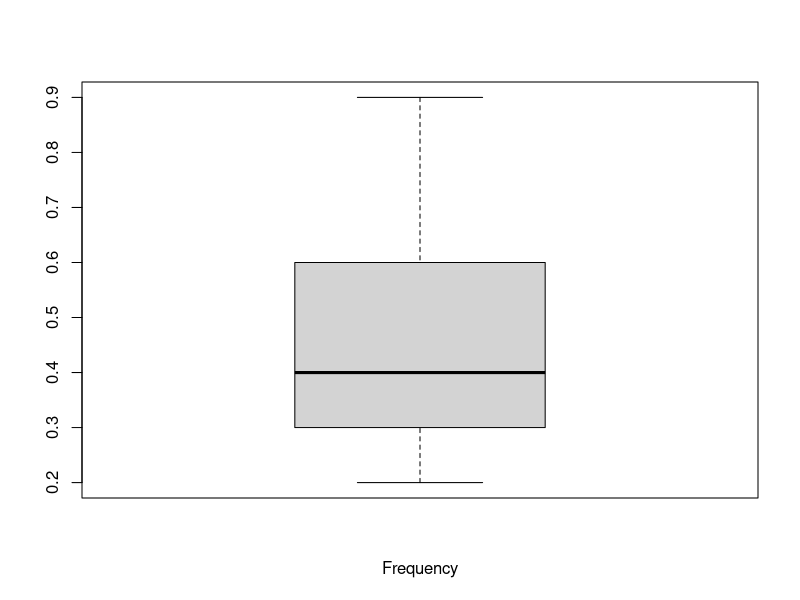
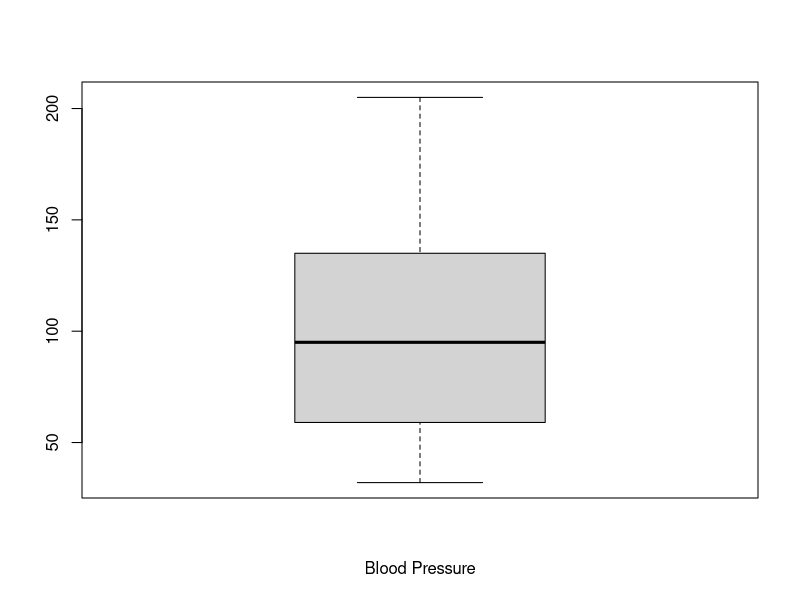
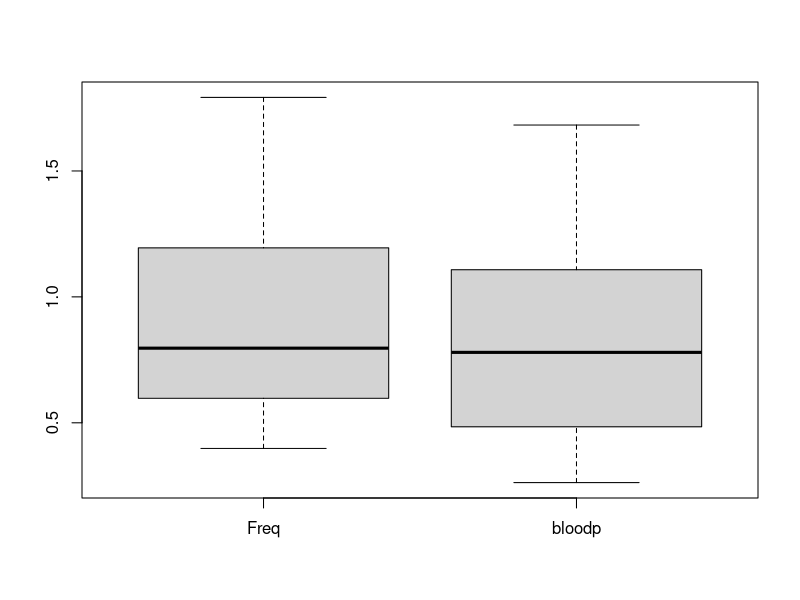
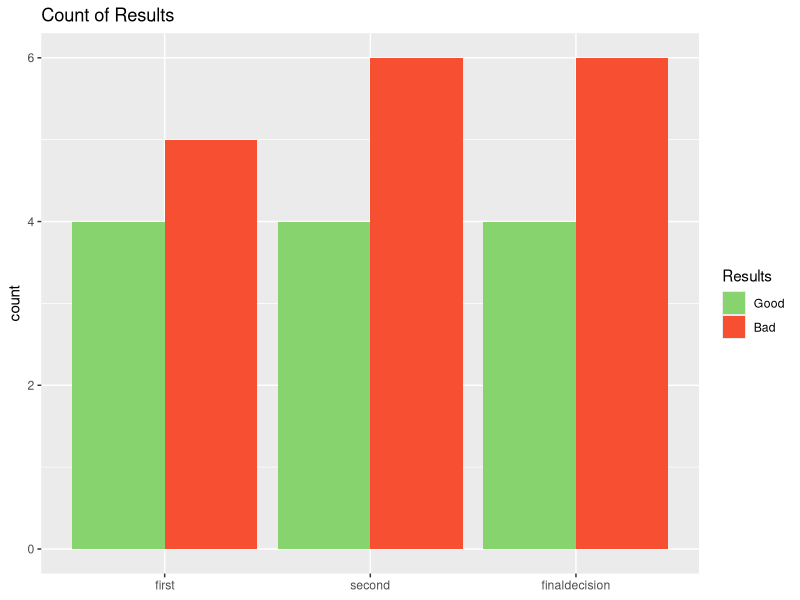

These charts were generated, in order, by the following R code:
library(dplyr)
library(stringr)
library(ggplot2)
library(reshape2)

Freq <- c(.6,.3,.4,.4,.2,.6,.3,.4,.9,.2)
bloodp <- c(103,87,32,42,59,109,78,205,135,176)
first <- c("bad","bad","bad","bad","good","good","good","good",NA,"bad")
second <- c("low","low","high","high","low","low","high","high","high","high")
finaldecision <- c("low","high","low","high","low","high","low","high","high","high")

data <- data.frame(Freq,bloodp,first,second,finaldecision)

data <- data %>% 
  mutate_all(funs(str_replace(.,"good","0"))) %>%
  mutate_all(funs(str_replace(.,"low","0"))) %>%
  mutate_all(funs(str_replace(.,"bad","1"))) %>%
  mutate_all(funs(str_replace(.,"high","1"))) %>%
  mutate(across(where(is.character), as.numeric))


boxplot(data$Freq, xlab = 'Frequency')
boxplot(data$bloodp, xlab = 'Blood Pressure')

data.norm <- as.data.frame(scale(data[c(1,2)],center = F))
boxplot(data.norm[c(1,2)], beside = T)


data.melt <- melt(data[c(3:5)])
ggplot(na.exclude(data.melt), aes(variable, fill = as.factor(value), groups = as.factor(value))) +
  geom_bar(position = "dodge") +
  ggtitle("Count of Results") +
  guides(fill = guide_legend(title = "Results")) +
  scale_fill_discrete(type = c('#87d46e','#f74f31'),
                      labels = c("Good","Bad")) +
  theme(title = element_text(hjust = .5),
        axis.title.x = element_blank(),
        legend.text = element_text())

mean(data$finaldecision)













